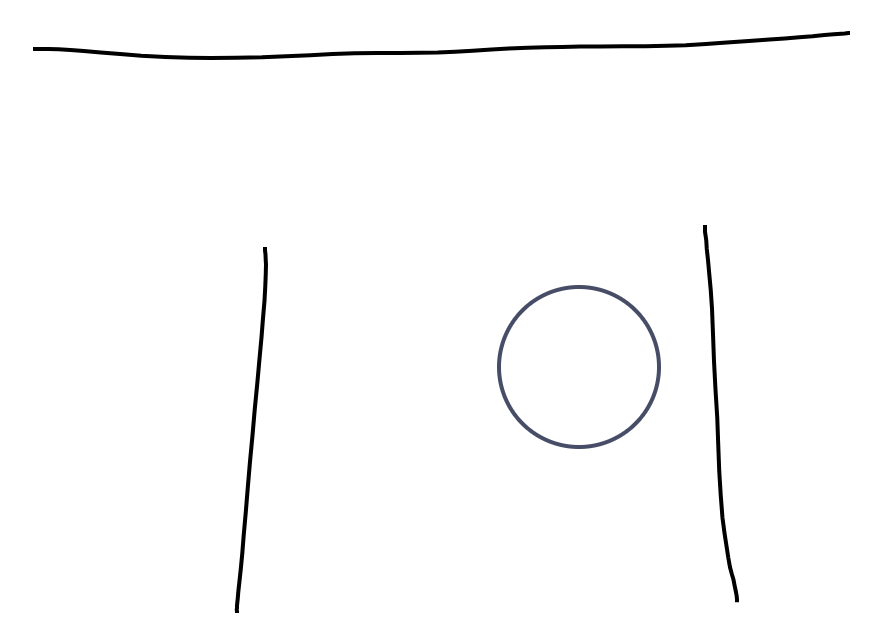
#> input picture learining/Open-cv-detections/circle-detect/circle.jpg, 882 x 644 px
$ python CircleDetect.py
#> lines starting #> are read from the running program, lines starting #| are printed output that depends on the picture; after the words box and inside, x2 and y2 are one past the last pixel; in counts of white or black regions, pixels touching at a corner belong together
import cv2
import numpy as np

# Read image.
img = cv2.imread('./circle.jpg', cv2.IMREAD_COLOR)
#> img is the input picture: shape (644, 882, 3); mean B, G, R 251.6, 251.6, 251.5

# Convert to grayscale.
gray = cv2.cvtColor(img, cv2.COLOR_BGR2GRAY)

# Blur using 3 * 3 kernel.
gray_blurred = cv2.blur(gray, (3, 3))

# Apply Hough transform on the blurred image.
detected_circles = cv2.HoughCircles(
    gray_blurred,
    cv2.HOUGH_GRADIENT,
    dp=3,
    minDist=4
)
#> detected_circles = 59 rows, first 8: [577.5, 367.5, 79.2], [571.5, 373.5, 87.6], [604.5, 391.5, 113.7], [415.5, 532.5, 309.6], [361.5, 343.5, 294], [421.5, 529.5, 303.6], [622.5, 247.5, 203.7], [583.5, 313.5, 130.8]

# Draw circles that are detected.
if detected_circles is not None:

    # Convert the circle parameters a, b and r to integers.
    detected_circles = np.uint16(np.around(detected_circles))
#> detected_circles = 59 rows, first 8: [578, 368, 79], [572, 374, 88], [604, 392, 114], [416, 532, 310], [362, 344, 294], [422, 530, 304], [622, 248, 204], [584, 314, 131]

    for pt in detected_circles[0, :]:
        a, b, r = pt[0], pt[1], pt[2]
        print('(a:%d,b:%d),r%d'%(a,b,r))
        # Draw the circumference of the circle.
        cv2.circle(img, (a, b), r, (0, 255, 0), 2)

        # Draw a small circle (of radius 1) to show the center.
        cv2.circle(img, (a, b), 1, (0, 0, 255), 3)
        cv2.imshow("Detected Circle", img)
        cv2.waitKey(0)
#> this loop made 59 passes
#> (a, b, r) on passes 1 to 12: (578, 368, 79), (572, 374, 88), (604, 392, 114), (416, 532, 310), (362, 344, 294), (422, 530, 304), (622, 248, 204), (584, 314, 131), (608, 380, 109), (586, 358, 89), (494, 526, 252), (524, 562, 284)
#| (a:578,b:368),r79
#| (a:572,b:374),r88
#| (a:604,b:392),r114
#| (a:416,b:532),r310
#| (a:362,b:344),r294
#| (a:422,b:530),r304
#| (a:622,b:248),r204
#| (a:584,b:314),r131
#> (further printed lines are left out)
#> pass 1, `cv2.imshow("Detected Circle", img)`:
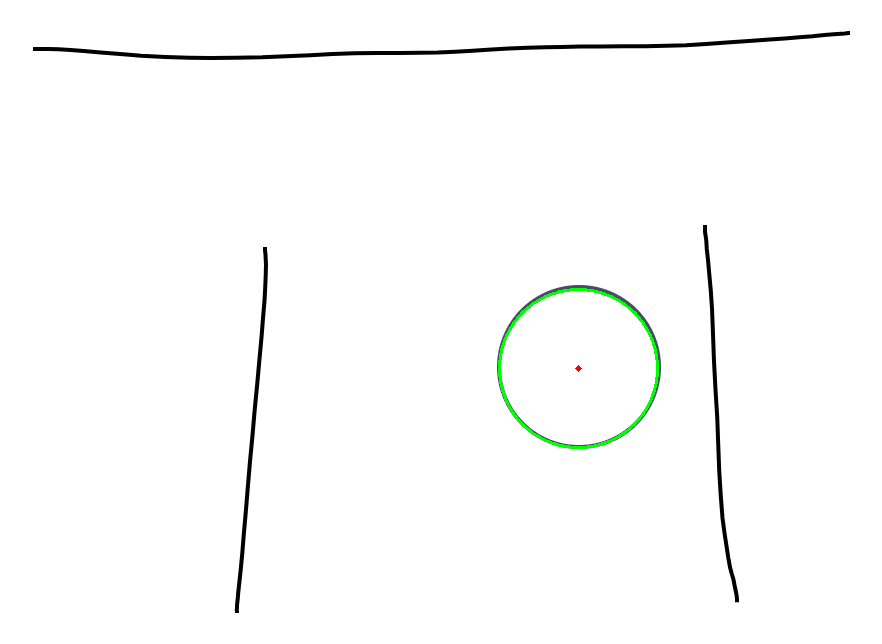
#> window 'Detected Circle': shape (644, 882, 3); mean B, G, R 251.3, 251.9, 251.2
#> pass 2, `cv2.imshow("Detected Circle", img)`:
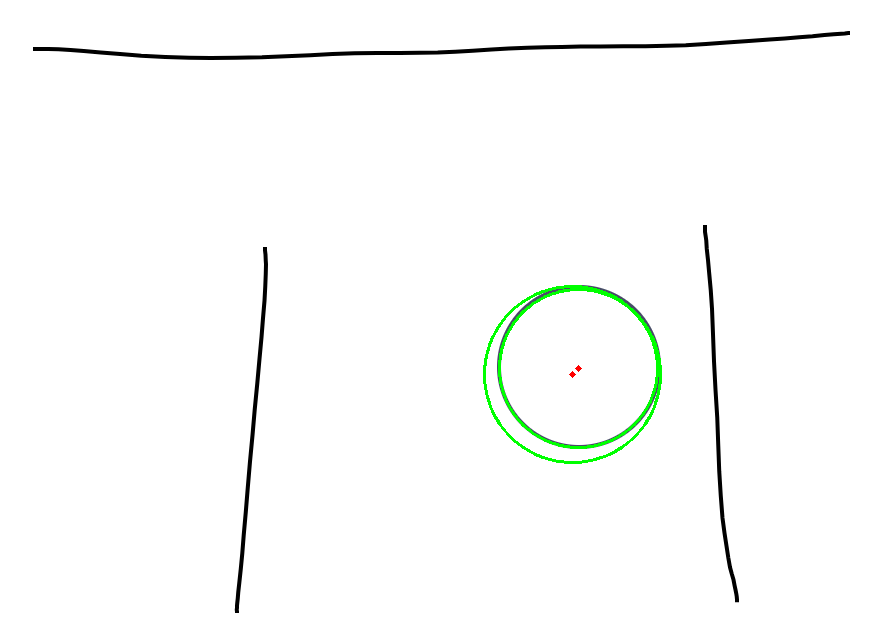
#> window 'Detected Circle': shape (644, 882, 3); mean B, G, R 250.7, 251.9, 250.7
#> after the loop:
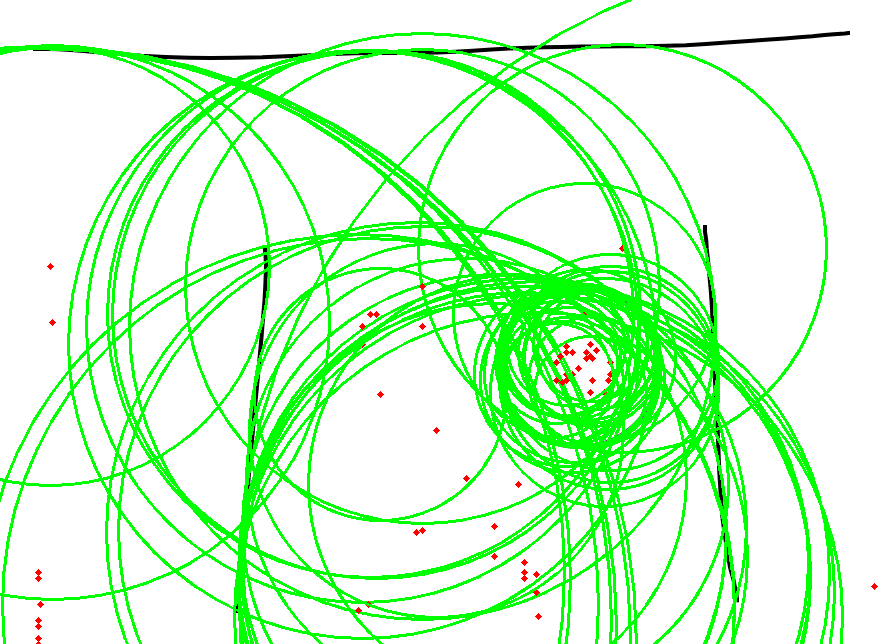
#> img: shape (644, 882, 3); 18.31% of pixels changed, all inside (x1, y1, x2, y2) = (0, 0, 878, 644)

$ run again, with learining/Open-cv-detections/circle-detect/area-cercles.jpg copied over learining/Open-cv-detections/circle-detect/circle.jpg
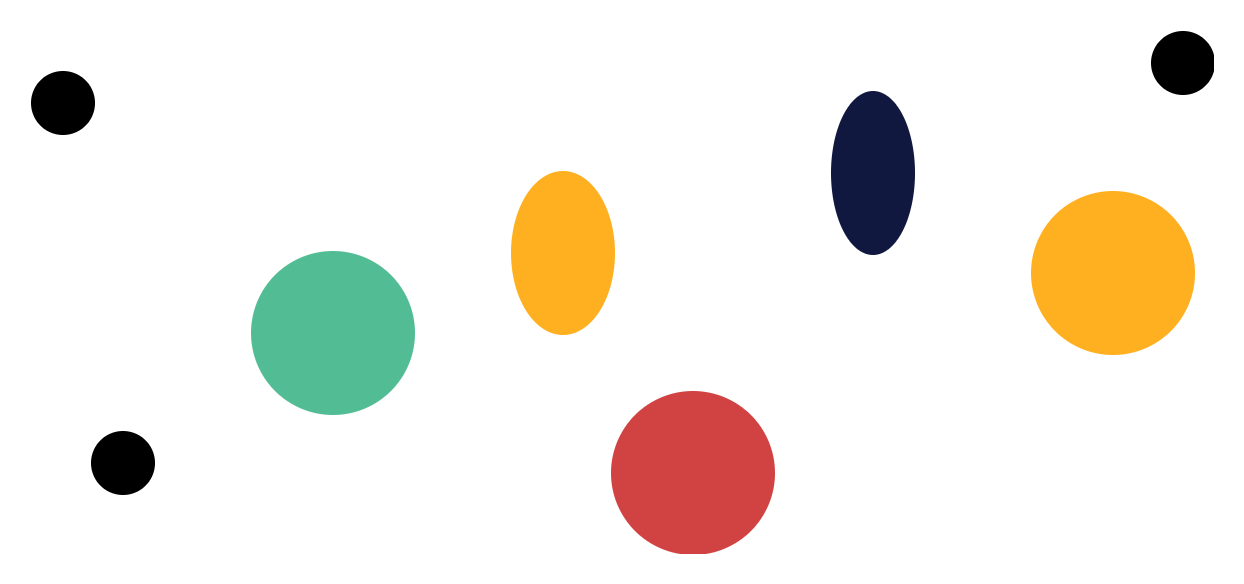
#> input picture learining/Open-cv-detections/circle-detect/area-cercles.jpg, 1244 x 584 px
#> img is the input picture: shape (584, 1244, 3); mean B, G, R 229.6, 237, 241.7
#> `gray = cv2.cvtColor(img, cv2.COLOR_BGR2GRAY)`:
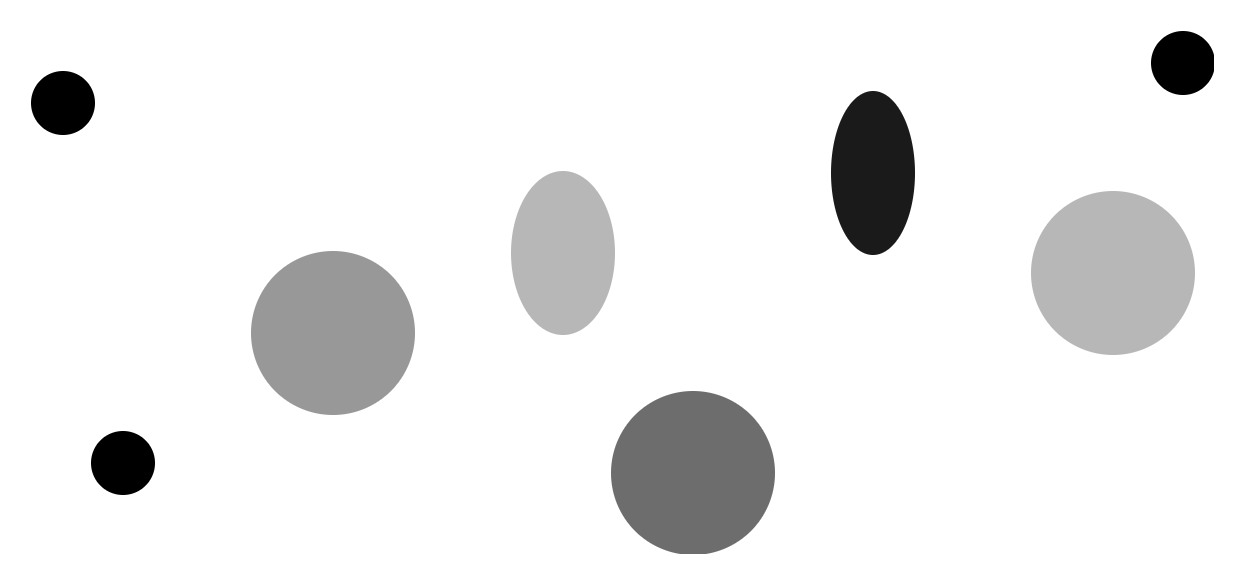
#> gray: shape (584, 1244); min 0, max 255, mean 237.5
#> `detected_circles = cv2.HoughCircles( gray_blurred, cv2.HOUGH_GRADIENT,..`: detected_circles = 49 rows, first 8: [691.5, 472.5, 81.9], [1111.5, 271.5, 82.5], [331.5, 331.5, 82.5], [781.5, 172.5, 133.2], [61.5, 103.5, 32.4], [121.5, 463.5, 32.4], [1183.5, 61.5, 32.4], [634.5, 253.5, 123.3]
#> `detected_circles = np.uint16(np.around(detected_circles))`: detected_circles = 49 rows, first 8: [692, 472, 82], [1112, 272, 82], [332, 332, 82], [782, 172, 133], [62, 104, 32], [122, 464, 32], [1184, 62, 32], [634, 254, 123]
#> the loop `for pt in detected_circles[0, :]:` made 49 passes
#> (printed output is left out)
#> after the loop `for pt in detected_circles[0, :]:`:
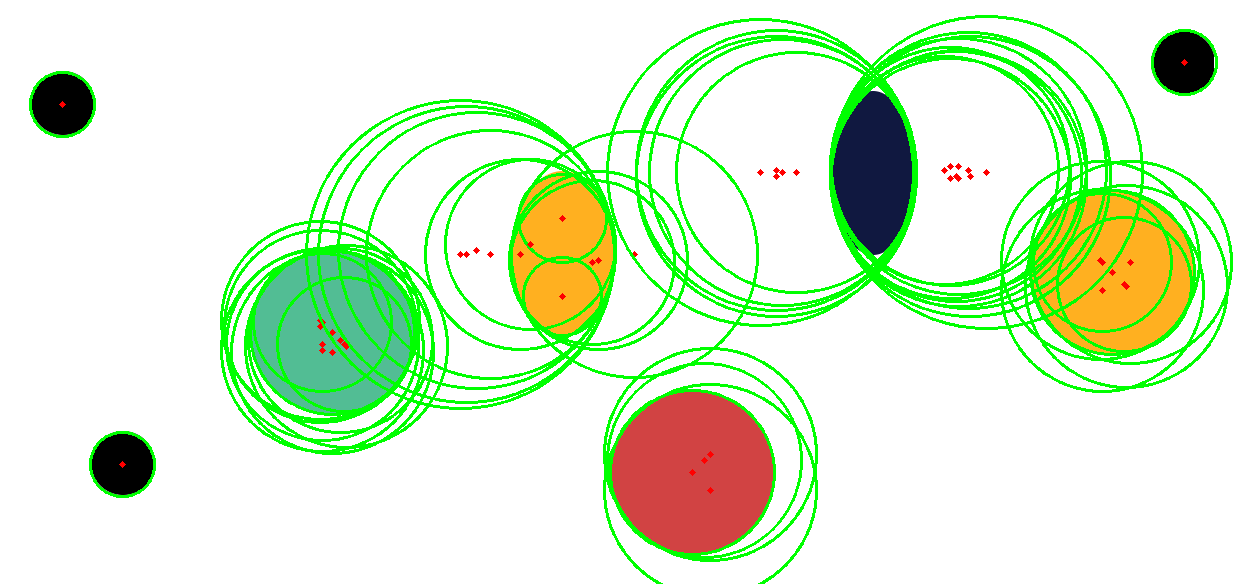
#> img: shape (584, 1244, 3); 10.16% of pixels changed, all inside (x1, y1, x2, y2) = (29, 15, 1233, 584)

$ run again, with learining/Open-cv-detections/circle-detect/moreshape.jpg copied over learining/Open-cv-detections/circle-detect/circle.jpg
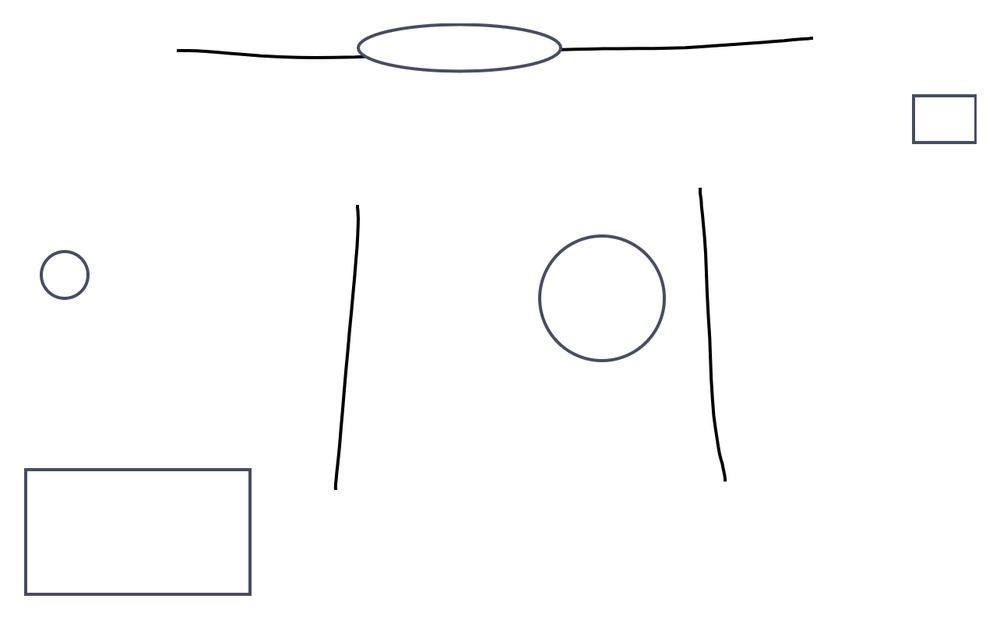
#> input picture learining/Open-cv-detections/circle-detect/moreshape.jpg, 1000 x 620 px, shrunk from 1284 x 796 before the run
#> img is the input picture: shape (620, 1000, 3); mean B, G, R 252.2, 251.9, 251.9
#> `detected_circles = cv2.HoughCircles( gray_blurred, cv2.HOUGH_GRADIENT,..`: detected_circles = 426 rows, first 8: [601.5, 298.5, 60.3], [481.5, 481.5, 457.2], [472.5, 472.5, 448.8], [724.5, 520.5, 477.3], [475.5, 478.5, 453.9], [460.5, 265.5, 245.1], [460.5, 472.5, 446.7], [460.5, 274.5, 252.9]
#> `detected_circles = np.uint16(np.around(detected_circles))`: detected_circles = 426 rows, first 8: [602, 298, 60], [482, 482, 457], [472, 472, 449], [724, 520, 477], [476, 478, 454], [460, 266, 245], [460, 472, 447], [460, 274, 253]
#> the loop `for pt in detected_circles[0, :]:` made 426 passes
#> (printed output is left out)
#> pass 1, `cv2.imshow("Detected Circle", img)`:
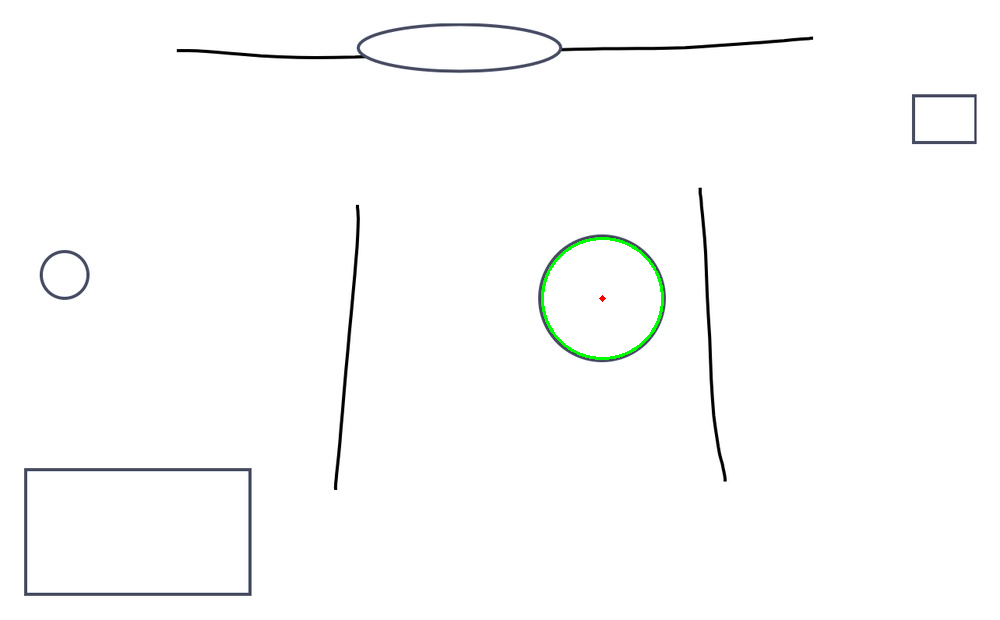
#> window 'Detected Circle': shape (620, 1000, 3); mean B, G, R 251.7, 252, 251.5
#> after the loop `for pt in detected_circles[0, :]:`:
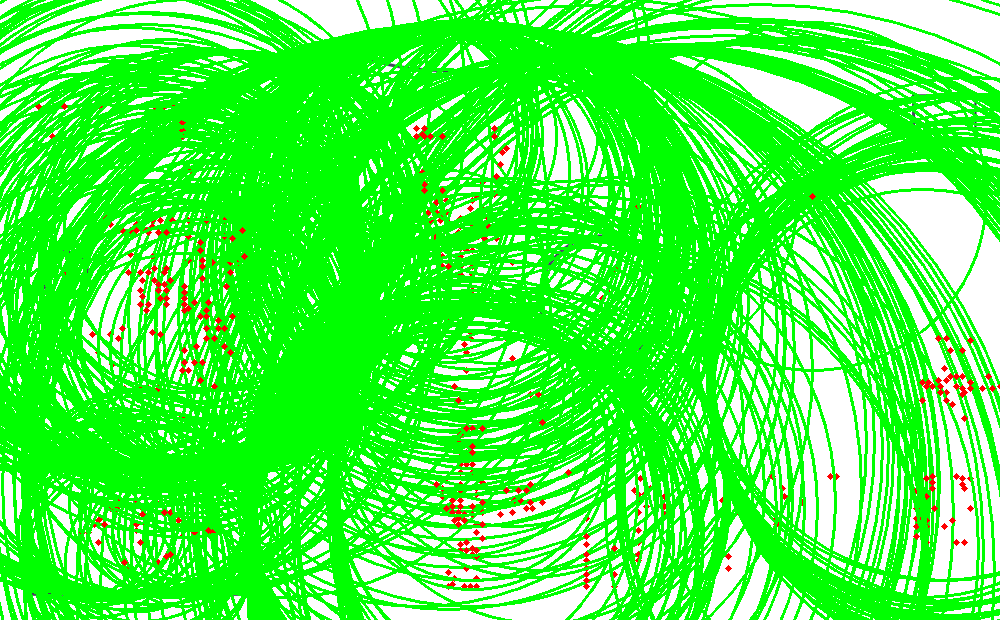
#> img: shape (620, 1000, 3); mean B, G, R 69.5, 252.2, 72.2
